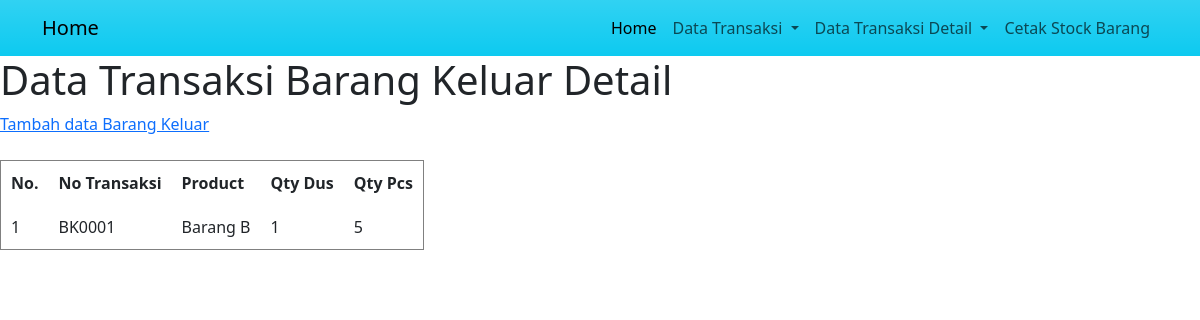
The page /dataBrgOutDetailAll.php on the database its author committed.
### tables this page shows
CREATE TABLE `tb_pengeluaranbrgdetail` (
  `TrxOutDPK` int(11) NOT NULL,
  `TrxOutIDF` int(11) NOT NULL,
  `TrxOutDProductIdf` int(11) NOT NULL,
  `TrxOutDQtyDus` int(11) NOT NULL,
  `TrxOutDQtyPcs` int(11) NOT NULL
);

CREATE TABLE `tb_pengeluaranbrgheader` (
  `TrxOutPK` int(11) NOT NULL,
  `TrxOutNo` varchar(100) NOT NULL,
  `Whsidf` int(11) NOT NULL,
  `TrxOutDate` date NOT NULL,
  `TrxOutCustomerIdf` int(11) NOT NULL,
  `TrxOutNotes` varchar(255) NOT NULL
);

CREATE TABLE `m_product` (
  `ProductPK` int(11) NOT NULL,
  `ProductName` varchar(150) NOT NULL,
  `QtyDus` int(11) NOT NULL,
  `QtyPcs` int(11) NOT NULL
);

### config.php (called while the page is built, shortened)
<?php
$hostName = 'localhost';
$userName = 'root';
$password = '';
$dataBase = 'gudang';
$conn = mysqli_connect($hostName, $userName, $password, $dataBase);
function query($query) {
	global $conn;
	$result = mysqli_query($conn, $query);
	$rows = [];
	while( $row = mysqli_fetch_assoc($result) ) {
		$rows[] = $row;
	}
	return $rows;
}
?>

### dataBrgOutDetailAll.php (the view, shortened to what this page needs)
<?php
require 'config.php';
$result = query("SELECT `TrxOutDetail`.`TrxOutDPK` AS 'id', `TrxOutHeader`.`TrxOutNo` AS 'noDoc', `product`.`ProductName` AS 'product', `TrxOutDetail`.`TrxOutDQtyDus` AS 'qtyDus', `TrxOutDetail`.`TrxOutDQtyPcs` AS 'qtyPcs'
FROM `tb_pengeluaranbrgdetail` `TrxOutDetail`
INNER JOIN `m_product` `product` ON `product`.`ProductPK` = `TrxOutDetail`.`TrxOutDProductIdf`
INNER JOIN `tb_pengeluaranbrgheader` `TrxOutHeader` ON `TrxOutHeader`.`TrxOutPK` = `TrxOutDetail`.`TrxOutIDF`");
?>
<!DOCTYPE html>
<html lang="en">
  <head>
    <link href="https://cdn.jsdelivr.net/npm/bootstrap@5.3.0-alpha1/dist/css/bootstrap.min.css" rel="stylesheet">
  </head>
  <body>
<nav class="navbar navbar-expand-lg bg-info bg-gradient">
  <div class="container">
    <a class="navbar-brand" href="#">Home</a>
    <div class="collapse navbar-collapse" id="navbarSupportedContent">
      <ul class="navbar-nav ms-auto mb-2 mb-lg-0">
        <li class="nav-item">
          <a class="nav-link active" aria-current="page" href="index.php">Home</a>
        </li>
        <li class="nav-item dropdown">
          <a class="nav-link dropdown-toggle" href="#" role="button" data-bs-toggle="dropdown" aria-expanded="false">
            Data Transaksi
          </a>
        </li>
        <li class="nav-item dropdown">
          <a class="nav-link dropdown-toggle" href="#" role="button" data-bs-toggle="dropdown" aria-expanded="false">
            Data Transaksi Detail
          </a>
        </li>
        <li class="nav-item">
          <a class="nav-link" href="stock.php">Cetak Stock Barang</a>
        </li>
      </ul>
    </div>
  </div>
</nav>
<h1>Data Transaksi Barang Keluar Detail</h1>
<a href="formTrxOutbrgDetail.php">Tambah data Barang Keluar</a>
<br><br>
<table border="1" cellpadding="10" cellspacing="0">
	<tr>
		<th>No.</th>
		<th>No Transaksi</th>
		<th>Product</th>
		<th>Qty Dus</th>
		<th>Qty Pcs</th>
	</tr>
	<?php $i = 1; ?>
	<?php foreach( $result as $row ) : ?>
	<tr>
		<td><?= $i; ?></td>
		<td><?= $row["noDoc"]; ?></td>
		<td><?= $row["product"]; ?></td>
		<td><?= $row["qtyDus"]; ?></td>
		<td><?= $row["qtyPcs"]; ?></td>
	</tr>
	<?php $i++; ?>
	<?php endforeach; ?>
</table>
</body>
</html>

### rows shown on the page
tb_pengeluaranbrgdetail: TrxOutIDF.TrxOutNo "BK0001", TrxOutDProductIdf.ProductName "Barang B", TrxOutDQtyDus "1", TrxOutDQtyPcs "5"
